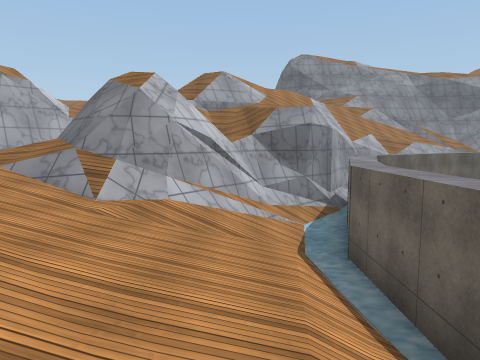
View 1 (above)

19 first-person views from a walk through a scene from a Unity 3-D project. The camera is 1.2 m above the floor, tilts 6° down and sees 70° across. The floor is counted in squares, 2 m on a side. Each view is taken from the middle of a square. On the plan, view 1 faces up. The plan holds only what a view shows up to about 10 squares ahead; the rest is blank. The place goes on beyond the plan. The player character is not drawn. Some surface patterns are stand-ins.

View 2
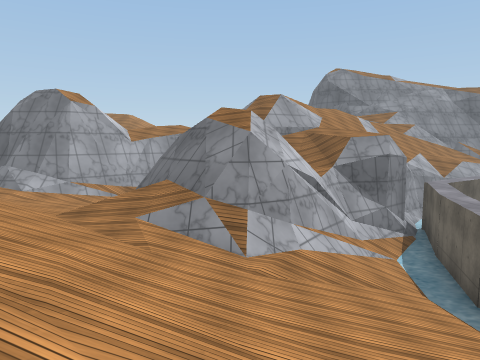

View 3
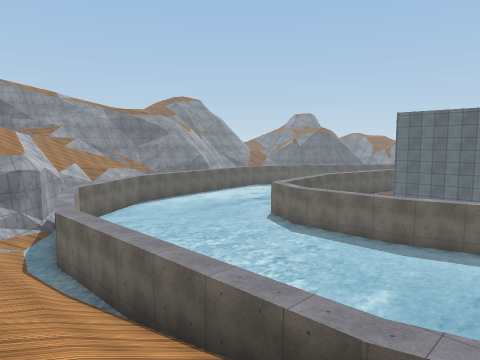

View 4
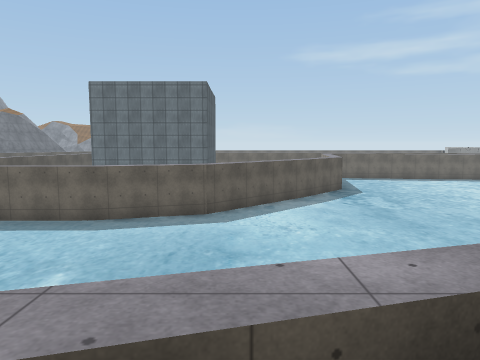

View 5
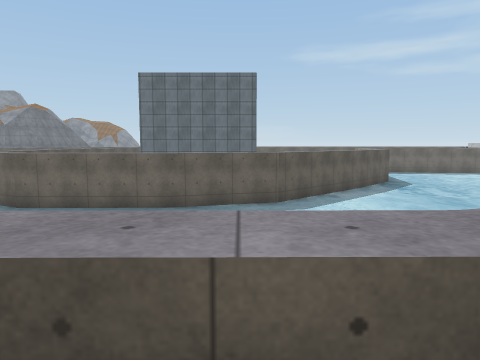

View 6
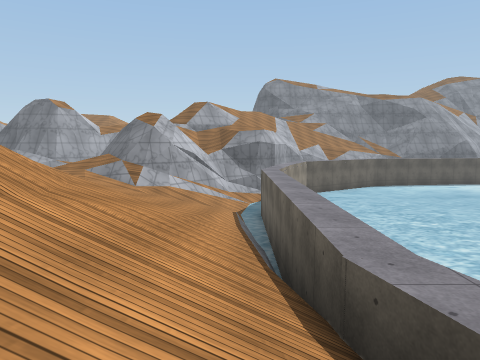

View 7
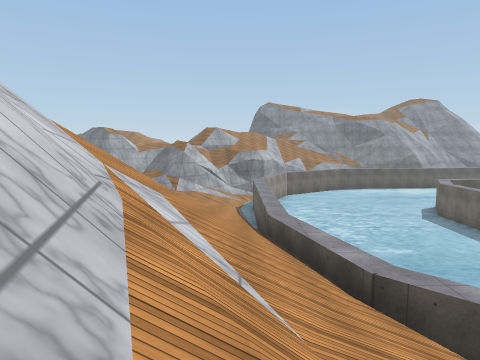

View 8
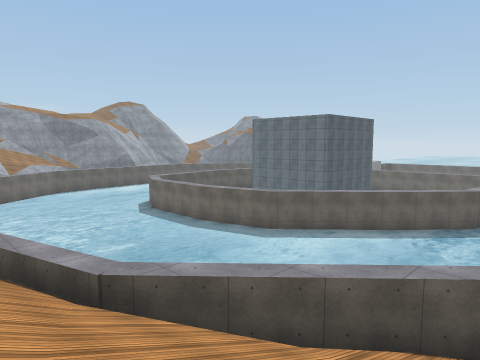

View 9
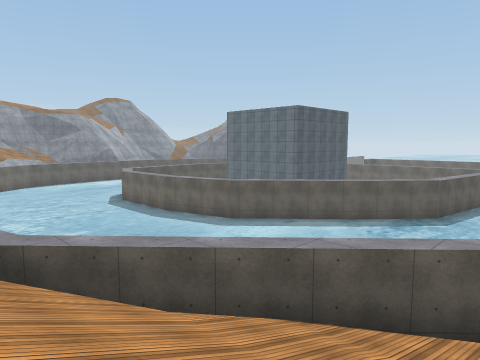

View 10
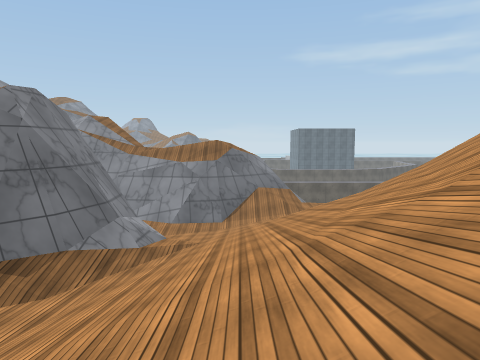

View 11
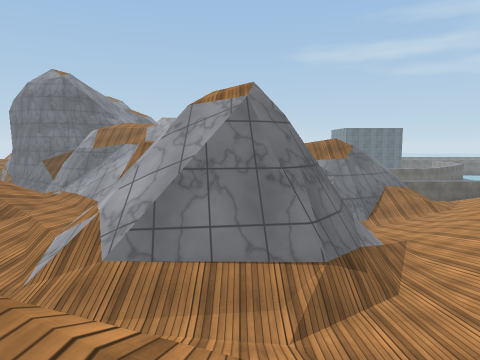

View 12
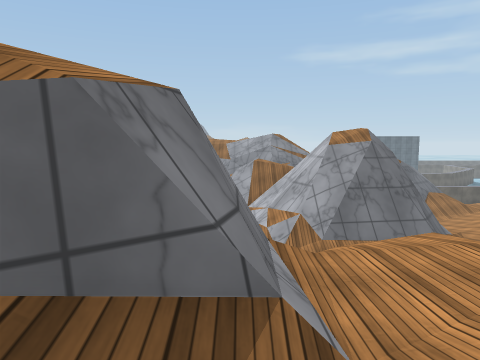

View 13
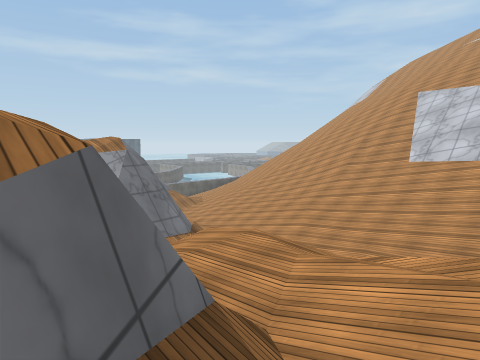

View 14
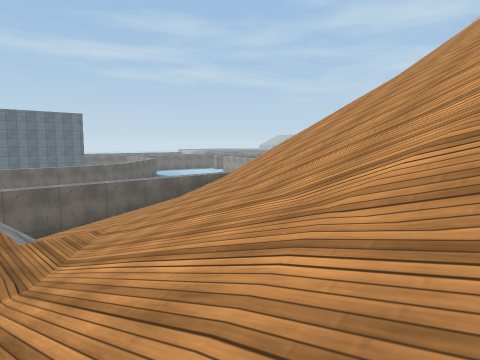

View 15
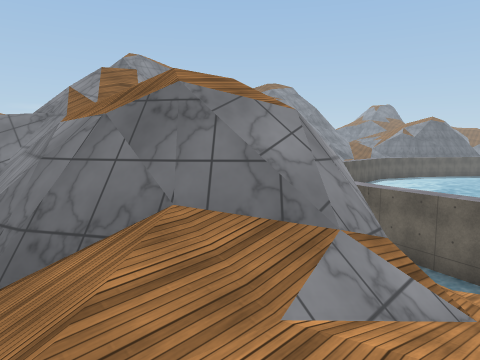

View 16
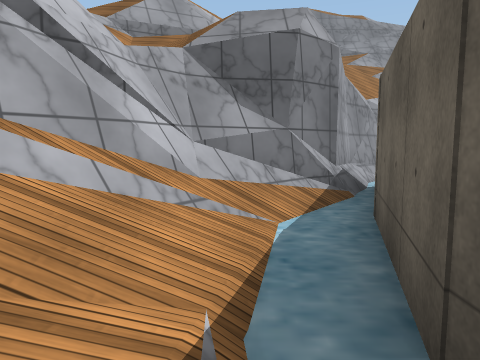

View 17
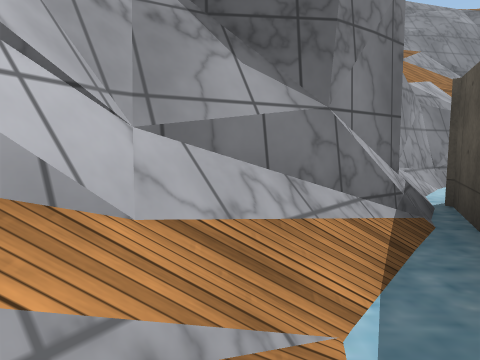

View 18
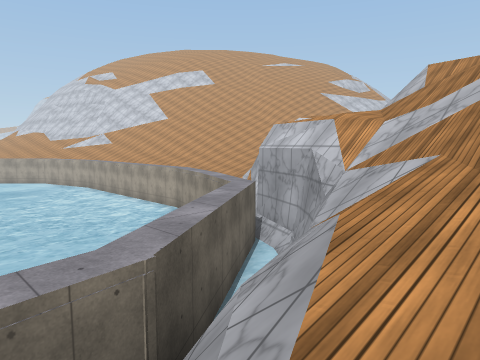

View 19
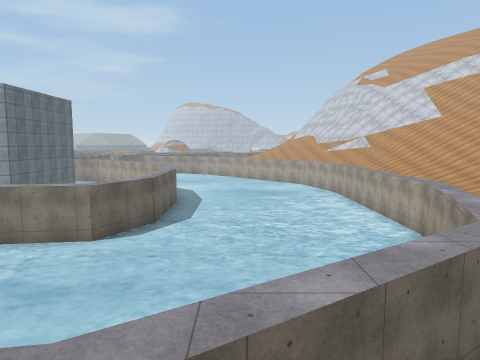

### Floor plan
Key: @ floor where view 1 was taken; # wall or solid block; . main floor; : floor 2.5 m higher than the main floor; + floor 3.25 m higher than the main floor; * floor 4 m higher than the main floor; % floor 5.75 m higher than the main floor; & floor 6.5 m higher than the main floor; $ floor 9 m higher than the main floor; / step, stairs or slope; = window, fence, low wall or low ledge; ^ raised ledge; v drop or lower ground.
Columns run from 17 left of view 1 to 11 right of it. Each row starts with its distance up from view 1.
 16           //           ##
 15 //$     *///          /////
 14 //##   ***//=  =   ///////
 13 //%// //////& /= ///////v^
 12 //%%////##/   ///////vvv^^
 11   =////##$==  //#//%vv^^.
 10      +/##==#/#////%/v^.   ..
  9  /////+//////v/ ///##   ....
  8  ////////:::/#// /#/#  .....
  7  ////////////==/##/.#.......
  6   ////////////=###/##.......#
  5   ///////////://///#.......##
  4   ///  ///////:////#.......#
  3   //     //////////# .... .#
  2           /////////# .... .#
  1           /////////# ......#
  0           //// //@/#  .....#
 -1           //// ////^  .....^
 -2            //   ///^  .....^^
 -3            //   ///^  ......^
 -4            //  ////^.  .....^
 -5                /////^   ....
 -6                /////^   ....
 -7                /////^#  ....
 -8                 /////=# ....
 -9                 //////=#....
-10                  //////## ..
-11                   /  ///#
-12                    /

Positions as (right, up) in squares from view 1, and headings:
1: (0, 0), facing up
2: (-2, 0), facing up
3: (-1, -4), facing up-right
4: (1, -4), facing right
5: (1, -2), facing right
6: (1, -5), facing up
7: (1, -11), facing up
8: (1, -11), facing up-right
9: (2, -12), facing up-right
10: (-14, 7), facing right
11: (-14, 11), facing right
12: (-17, 14), facing right
13: (-17, 15), facing down-right
14: (-8, 6), facing down-right
15: (-5, 4), facing up-right
16: (1, 4), facing up
17: (1, 6), facing up
18: (9, 15), facing down-left
19: (7, 14), facing down
